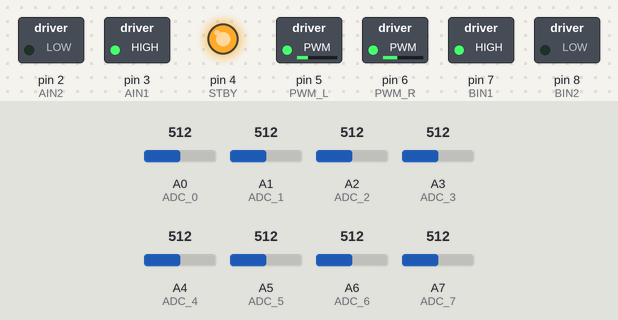
A sketch run on a simulated Arduino Nano, built with avr-gcc and run on an emulated ATmega328P. Parts: switched loads named in the sketch (green lamp = pin HIGH), output pins drawn as LEDs (lit = HIGH). Dashed ring = blinking. The inputs (shaded band) are chosen by the test bench; at power-on: A5 (ADC_5) = 512, A7 (ADC_7) = 512, A0 (ADC_0) = 512, A1 (ADC_1) = 512, A2 (ADC_2) = 512, A3 (ADC_3) = 512, A4 (ADC_4) = 512, A6 (ADC_6) = 512.

Above: at 2.7 s.
2.8 s: A5 (ADC_5) set to 665
At 3.3 s:
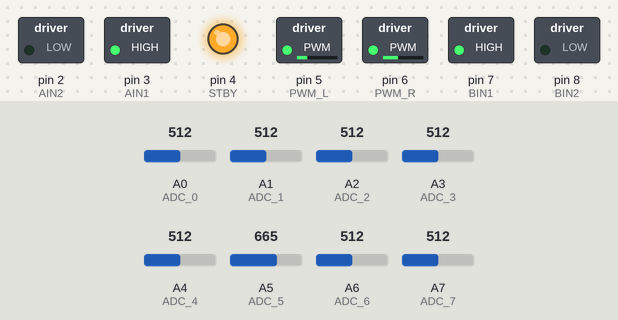
4.3 s: A5 (ADC_5) set to 691
At 4.48 s:
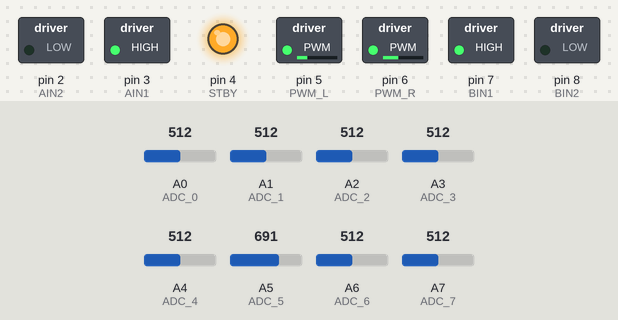
7.3 s: A7 (ADC_7) set to 486
At 7.7 s:
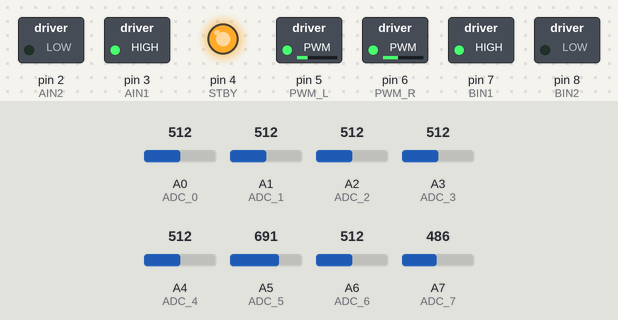
8.8 s: A7 (ADC_7) set to 57
At 9.1 s:
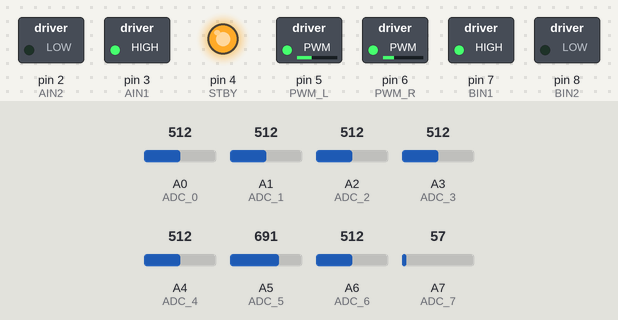
10.3 s: A7 (ADC_7) set to 49
At 11.4 s:
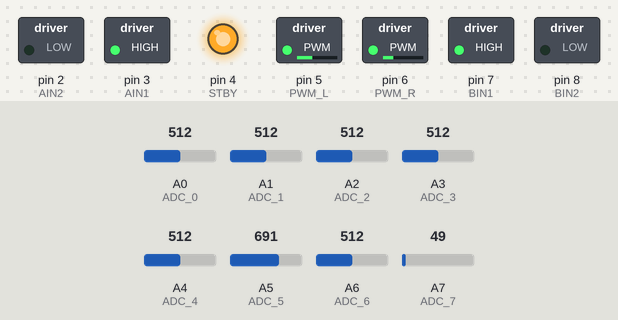
11.8 s: A0 (ADC_0) set to 716
At 11.98 s:
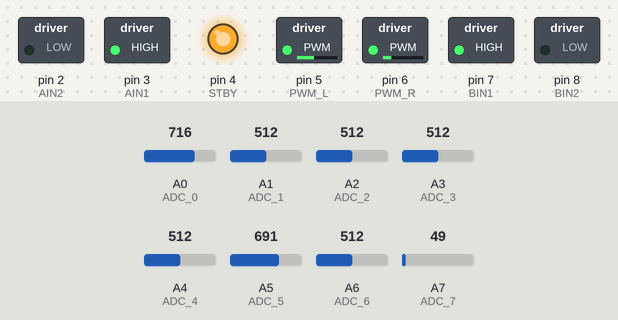
Timing chart, 0 to 15.8 s (numbered marks = the images above; inputs shaded):
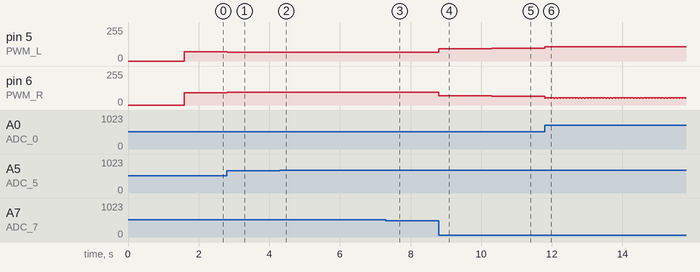

Measured:
- the behaviour switches between 674 and 675 on A5 (ADC_5) (found by bisection; images 1 and 2)
- the behaviour switches between 505 and 504 on A7 (ADC_7) (found by bisection; images 2 and 3)
- after the input at 2.8 s, pin 5 (PWM_L): 69/255 → 65/255 at once; pin 6 (PWM_R): 91/255 → 95/255 at once
- after the input at 4.3 s, pin 5 (PWM_L): alternates 65/255 for 0.03 s and 64/255 for 0.04 s, starting at once; pin 6 (PWM_R): alternates 96/255 for 0.04 s and 95/255 for 0.03 s, starting at once
- after the input at 7.3 s, pin 5 (PWM_L): goes on until 7.3 s, then stays 66/255; pin 6 (PWM_R): goes on until 7.3 s, then stays 94/255
- after the input at 8.8 s, pin 5 (PWM_L): 66/255 → 92/255 at once; pin 6 (PWM_R): 94/255 → 68/255 at once
- after the input at 10.3 s, pin 5 (PWM_L): 92/255 → 96/255 at once; pin 6 (PWM_R): 68/255 → 64/255 at once
- after the input at 11.8 s, pin 5 (PWM_L): alternates 108/255 for 0.02 s and 107/255 for 0.07 s, starting at once; pin 6 (PWM_R): alternates 53/255 for 0.07 s and 52/255 for 0.02 s, starting at once

The sketch:

BSc_Thesis_Line_follower_code.ino
```cpp
#include <SoftwareSerial.h> //dołączenie biblioteki
#include<QTRSensors.h> //dołączenie biblioteki
QTRSensors qtr;//instancja klasy QTRSensors
int counter = 0; //inicjalizacja zmiennej pomocniczej wykorzystanej przy komunikacji z aplikacją mobilną
float Kp = 0.07;//inicjalizacja wzmocnienia części proporcjonalnej
float Kd = 0.014;//inicjalizacja wzmocnienia części różniczkującej
float Ki = 0.00001;//inicjalizacja wzmocnienia części całkującej
SoftwareSerial bluetooth(0, 1);//załączenie modułu Bluetooth na pinach Rx oraz Tx
String stat;//definicja zmiennej odczytującej przesłany łańcuch znaków z aplikacji mobilnej przez moduł Bluetooth
#define ADC_0 A0//definicja aliasu pinu
#define ADC_1 A1//definicja aliasu pinu
#define ADC_2 A2//definicja aliasu pinu
#define ADC_3 A3//definicja aliasu pinu
#define ADC_4 A4//definicja aliasu pinu
#define ADC_5 A5//definicja aliasu pinu
#define ADC_6 A6//definicja aliasu pinu
#define ADC_7 A7//definicja aliasu pinu
#define PWM_R 6//definicja aliasu pinu
#define PWM_L 5 //definicja aliasu pinu
#define AIN1 3//definicja aliasu pinu
#define AIN2 2//definicja aliasu pinu
#define BIN1 7//definicja aliasu pinu
#define BIN2 8//definicja aliasu pinu
#define MOTOR1_R 9//definicja aliasu pinu
#define MOTOR2_R 10//definicja aliasu pinu
#define MOTOR1_L 11//definicja aliasu pinu
#define MOTOR2_L 12//definicja aliasu pinu
#define STBY 4//definicja aliasu pinu
unsigned int ADC_x[8] = {ADC_0, ADC_1, ADC_2, ADC_3, ADC_4, ADC_5, ADC_6, ADC_7}; // inicjalizacja tablicy transoptorów
int lastError = 0; //inicjalizacja zmiennej odpowiedzialnej za ostatni odczyt z transoptorów
int P;//deklaracja zmiennej odpowiedzialnej za człon wzmacniający
int I;//deklaracja zmiennej odpowiedzialnej za człon całkujący
int D;//deklaracja zmiennej odpowiedzialnej za człon różniczkujący
const uint8_t maxspeed_a = 110;//inicjalizacja maksymalnej predkości dla prawego silnika
const uint8_t maxspeed_b = 110;//inicjalizacja maksymalnej predkości dla lewego silnika
const uint8_t basespeed_a = 80;//inicjalizacja minimalnej predkości dla prawego silnika
const uint8_t basespeed_b = 80;//inicjalizacja minimalnej predkości dla lewego silnika
uint16_t SensorValues[8];//deklaracja 8 elementowej tablicy
void drive(int a, int b) //funkcja zadająca predkość silnikom
{
   analogWrite(PWM_R, a);//zadanie prędkości na silnik prawy
   analogWrite(PWM_L, b);//zadanie prędkości na silnik lewy
}
void setup()
{
  pinMode(ADC_0, INPUT);//ustawienie pinu na Arduino odpowiedzialnego za transoptor w stan wejścia
  pinMode(ADC_1, INPUT);//ustawienie pinu na Arduino odpowiedzialnego za transoptor w stan wejścia
  pinMode(ADC_2, INPUT);//ustawienie pinu na Arduino odpowiedzialnego za transoptor w stan wejścia
  pinMode(ADC_3, INPUT);//ustawienie pinu na Arduino odpowiedzialnego za transoptor w stan wejścia
  pinMode(ADC_4, INPUT);//ustawienie pinu na Arduino odpowiedzialnego za transoptor w stan wejścia
  pinMode(ADC_5, INPUT);//ustawienie pinu na Arduino odpowiedzialnego za transoptor w stan wejścia
  pinMode(ADC_6, INPUT);//ustawienie pinu na Arduino odpowiedzialnego za transoptor w stan wejścia
  pinMode(ADC_7, INPUT);//ustawienie pinu na Arduino odpowiedzialnego za transoptor w stan wejścia
  pinMode(PWM_R, OUTPUT);//ustawienie pinu na Arduino odpowiedzialnego za silnik prawy w stan wyjścia
  pinMode(PWM_L, OUTPUT);//ustawienie pinu na Arduino odpowiedzialnego za silnik lewy w stan wyjścia
  pinMode(AIN1, OUTPUT);//ustawienie pinu na Arduino odpowiedzialnego za pin na mostku H w stan wyjścia
  pinMode(AIN2, OUTPUT);//ustawienie pinu na Arduino odpowiedzialnego za pin na mostku H w stan wyjścia
  pinMode(BIN1, OUTPUT);//ustawienie pinu na Arduino odpowiedzialnego za pin na mostku H w stan wyjścia
  pinMode(BIN2, OUTPUT);//ustawienie pinu na Arduino odpowiedzialnego za pin na mostku H w stan wyjścia
  pinMode(MOTOR1_R, INPUT);//ustawienie pinu na Arduino odpowiedzialnego za pin na mostku H oraz wyprowadzenie enkodera w stan wejścia
  pinMode(MOTOR2_R, INPUT);//ustawienie pinu na Arduino odpowiedzialnego za pin na mostku H oraz wyprowadzenie enkodera w stan wejścia
  pinMode(MOTOR1_L, INPUT);//ustawienie pinu na Arduino odpowiedzialnego za pin na mostku H oraz wyprowadzenie enkodera w stan wejścia
  pinMode(MOTOR2_L, INPUT);//ustawienie pinu na Arduino odpowiedzialnego za pin na mostku H oraz wyprowadzenie enkodera w stan wejścia
  pinMode(STBY, OUTPUT);//ustawienie pinu na Arduino odpowiedzialnego za pin na mostku H w stan wyjścia
  digitalWrite(STBY, HIGH);//ustawienie pinu na Arduino odpowiedzialnego za pin na mostku H  w stan wysoki
  digitalWrite(AIN1, HIGH);//ustawienie pinu na mostku H w stan wysoki
  digitalWrite(AIN2, LOW);//ustawienie pinu na mostku H w stan niski
  digitalWrite(BIN1, HIGH);//ustawienie pinu na mostku H w stan wysoki
  digitalWrite(BIN2,LOW);//ustawienie pinu na mostku H w stan niski
  //ustawienie powyższych pinów AIN1, AIN2, BIN1 oraz BIN2 pozwala na kręcenie się silników z maksymalną prędkością zadaną poprzez PWM (różną od 0)
  //zgodnie ze wskazówkami zegara
  bluetooth.begin(9600);//określenie szybkości transmisji danych dla modułu Bluetooth
  Serial.begin(9600); //określenie szybkości transmisji danych w monitorze portu szeregowego
 qtr.setTypeAnalog();//kalibracja transoptorów
 qtr.setSensorPins((const uint8_t[]){A0, A1, A2, A3, A4, A5, A6, A7}, 8);//deklaracja pinów odpowiedzialnych za odczyt z transoptorów
    for (uint16_t i = 0; i <= 60; i++)//pętla, która pozwala na mapowanie wartości odczytanych przez transoptory
  {
    qtr.calibrate();
    delay(1);
  }
}

void loop()
{
    PID_control();//wywołanie funkcji
    //odczyt danych przesłanych przez aplikację z wykorzystaniem modułu Bluetooth
    while (bluetooth.available()) {
    char c = bluetooth.read();
    stat += c; }
  if (stat.length() > 0) {
     counter++;
     if(counter==1){
      float K =  stat.toFloat();
      Serial.print("K:");
      Serial.println(K, 3);
     }
      if(counter==2){
      float Ki =  stat.toFloat();
      Serial.print("Ki:");
      Serial.println(Ki, 3);
     }
      if(counter==3){
      float Kd =  stat.toFloat();
      Serial.print("Kd:");
      Serial.println(Kd, 3);
      counter = 0;
     }
    stat = "";
  }
    }
  void PID_control() { //funkcja ustawiająca wzmocnienia nastaw regulatora PID oraz wywołująca funkcję drive() z odpowiednimi parametrami
  int Position = qtr.readLineBlack(SensorValues);//aktualna pozycja robota na podstawie odczytu z transoptorów
  P = Position-3333;//obliczenie części proporcjonalnej
  I = I + Position;// obliczenie części całkującej
  D = Position - lastError;// obliczenie części różniczkującej
  lastError = Position;//przypisanie obecnego odczytu z transoptorów do zmiennej, która będzie wykorzystana w następnej iteracji
  int motorspeed = P*Kp + I*Ki + D*Kd;//obliczenie korekty za pomocą reuglatora PID
  int motorspeed_a = basespeed_a + motorspeed;// zadanie prędkości do silnika prawego
  int motorspeed_b = basespeed_b - motorspeed;// zadanie prędkości do silnika lewego
  if (motorspeed_a > maxspeed_a) {//ograniczenie maksymalnej prędkości dla prawego silnika
    motorspeed_a = maxspeed_a;
  }
  if (motorspeed_b > maxspeed_b) {//ograniczenie maksymalnej prędkości dla lewego silnika
    motorspeed_b = maxspeed_b;
  }
  if (motorspeed_a < 0) {//ograniczenie minimalnej prędkości dla prawego silnika
    motorspeed_a = 0;
  }
  if (motorspeed_b < 0) {//ograniczenie minimalnej prędkości dla lewego silnika
    motorspeed_b = 0;
  }
  drive(motorspeed_a, motorspeed_b);// wywołanie funkcji sterującej silnikami
}
```
